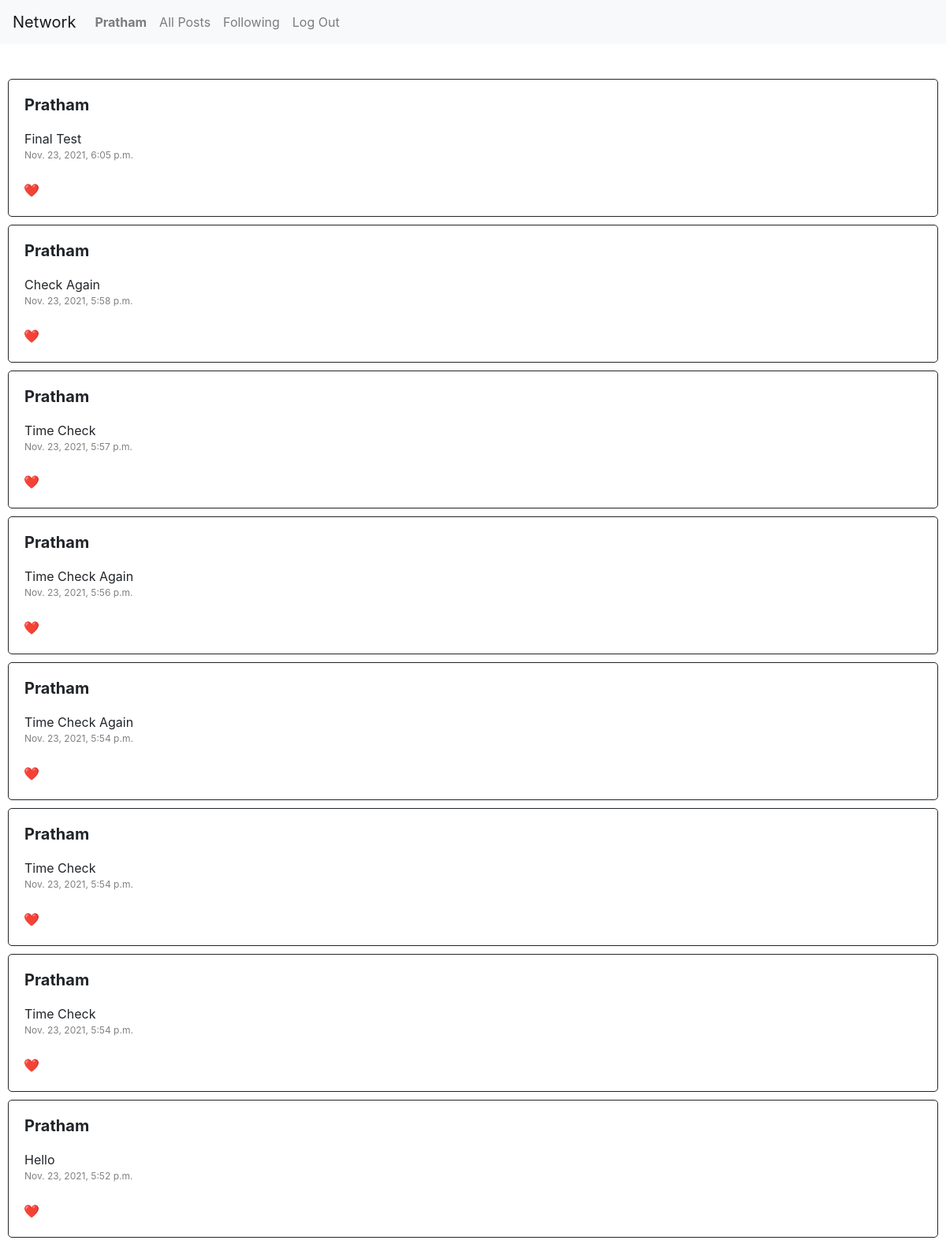
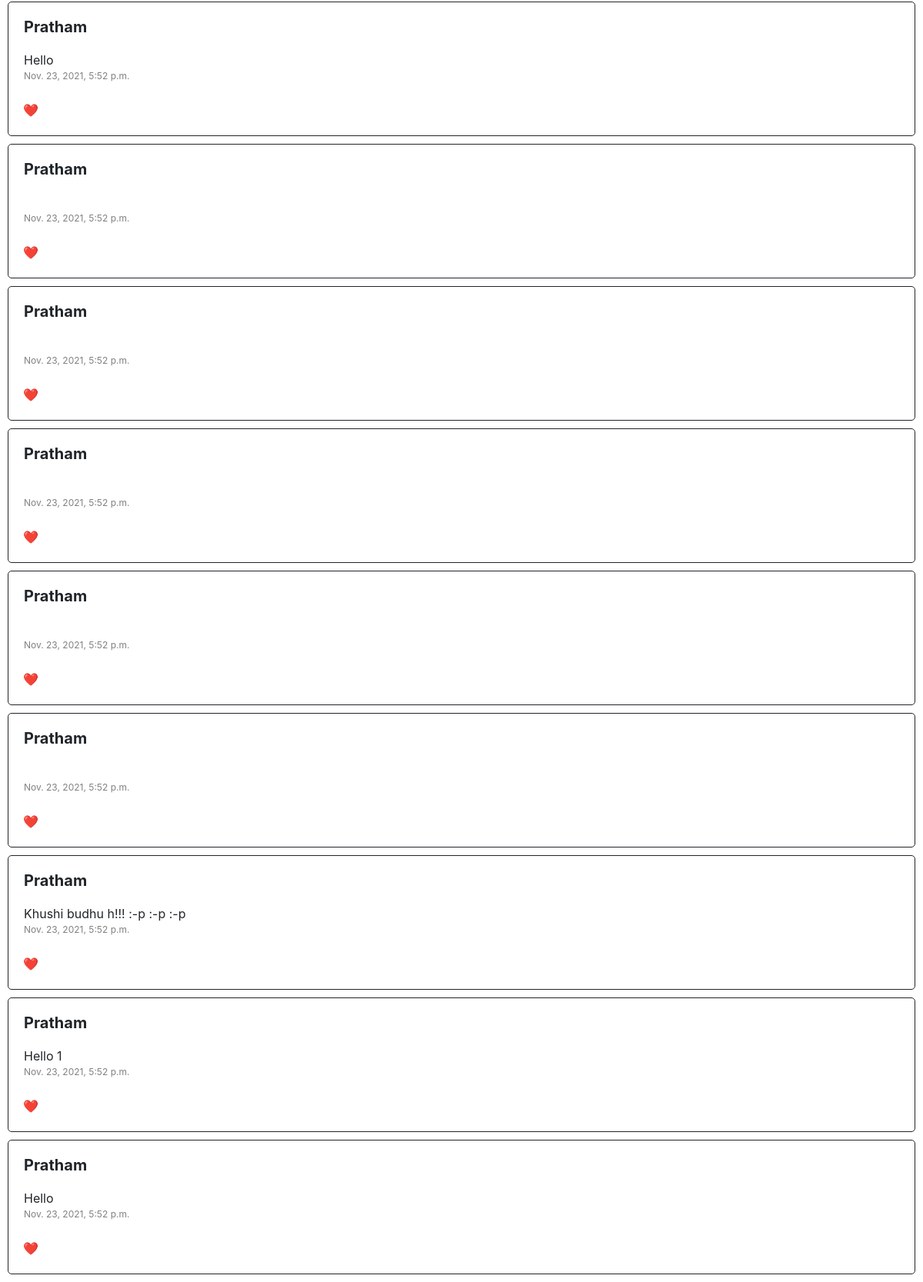
/ (signed in), run on the app's committed database (2 pictures, top to bottom).
### network/models.py (models this page shows)
class User(AbstractUser):
    pass

class Post(models.Model):
    user = models.ForeignKey('User', on_delete=models.CASCADE)
    post = models.CharField(max_length=200)
    timestamp = models.DateTimeField(default=now)

### network/views.py (the view, shortened to what this page needs)
# urls.py: path("", views.index, name="index"),
def index(request):
    posts = reversed(Post.objects.all())
    return render(request, "network/index.html" , {
    "all_post" : posts,
    })

### network/templates/network/index.html (shortened to what this page needs)
{% extends "network/layout.html" %}
{%load static%}
{% block body %}
{% if user.is_authenticated%}
<div id="add_new_post">
</div>
  {% for post in all_post%}
  <div class="all_post">
  <h5 class="user">{{post.user}}</h5><br>
  {{post.post}}<br>
  <div id="timezone">{{post.timestamp}}</div><br>
  <h6 class="liked">❤️</h6>
</div>
  {%endfor%}
{% endif %}
{% endblock %}

### network/templates/network/layout.html (shortened to what this page needs)
{% load static %}
<!DOCTYPE html>
<html lang="en">
    <head>
        <link rel="stylesheet" href="https://cdn.jsdelivr.net/npm/bootstrap-icons@1.5.0/font/bootstrap-icons.css">
        <link rel="stylesheet" href="https://stackpath.bootstrapcdn.com/bootstrap/4.4.1/css/bootstrap.min.css">
        <link href="static/network/styles.css?" rel="stylesheet">
    </head>
    <body>
        <nav class="navbar navbar-expand-lg navbar-light bg-light">
            <a class="navbar-brand" href="#">Network</a>
            <div>
              <ul class="navbar-nav mr-auto">
                {% if user.is_authenticated %}
                    <li class="nav-item">
                        <a class="nav-link" href="#"><strong>{{ user.username }}</strong></a>
                    </li>
                {% endif %}
                <li class="nav-item">
                  <a class="nav-link" href="{% url 'index' %}">All Posts</a>
                </li>
                {% if user.is_authenticated %}
                    <li class="nav-item">
                        <a class="nav-link" href="#">Following</a>
                    </li>
                    <li class="nav-item">
                        <a class="nav-link" href="{% url 'logout' %}">Log Out</a>
                    </li>
                {% endif %}
              </ul>
            </div>
          </nav>
        <div class="body">
            {% block body %}
            {% endblock %}
        </div>
    </body>
</html>

### network/static/network/styles.css (style rules this page uses)
.all_post { border-style : solid; border-width: 1px; border-radius: 5px; padding: 20px; margin : 10px; }
.user { margin-bottom: -5px; font-weight: bold; font-size: 20px; }
#timezone { font-size:12px; color: grey; }
.like , .liked { display: inline; }
.liked { animation-name: heart_appear; animation-duration: .3s; animation-fill-mode: forwards; position: relative; left : -22px; top :-1px; z-index: -1; }

### data on the page
User: username "Pratham"
Post: user "Pratham", post "Final Test", timestamp "Nov. 23, 2021, 6:05 p.m."
Post: user "Pratham", post "Check Again", timestamp "Nov. 23, 2021, 5:58 p.m."
Post: user "Pratham", post "Time Check", timestamp "Nov. 23, 2021, 5:57 p.m."
Post: user "Pratham", post "Time Check Again", timestamp "Nov. 23, 2021, 5:56 p.m."
Post: user "Pratham", post "Time Check Again", timestamp "Nov. 23, 2021, 5:54 p.m."
Post: user "Pratham", post "Time Check", timestamp "Nov. 23, 2021, 5:54 p.m."
Post: user "Pratham", post "Time Check", timestamp "Nov. 23, 2021, 5:54 p.m."
Post: user "Pratham", post "Hello", timestamp "Nov. 23, 2021, 5:52 p.m."
Post: user "Pratham", post "Hello", timestamp "Nov. 23, 2021, 5:52 p.m."
Post: user "Pratham", timestamp "Nov. 23, 2021, 5:52 p.m."
Post: user "Pratham", timestamp "Nov. 23, 2021, 5:52 p.m."
Post: user "Pratham", timestamp "Nov. 23, 2021, 5:52 p.m."
Post: user "Pratham", timestamp "Nov. 23, 2021, 5:52 p.m."
Post: user "Pratham", timestamp "Nov. 23, 2021, 5:52 p.m."
Post: user "Pratham", post "Khushi budhu h!!! :-p :-p :-p", timestamp "Nov. 23, 2021, 5:52 p.m."
Post: user "Pratham", post "Hello 1", timestamp "Nov. 23, 2021, 5:52 p.m."
Post: user "Pratham", post "Hello", timestamp "Nov. 23, 2021, 5:52 p.m."
